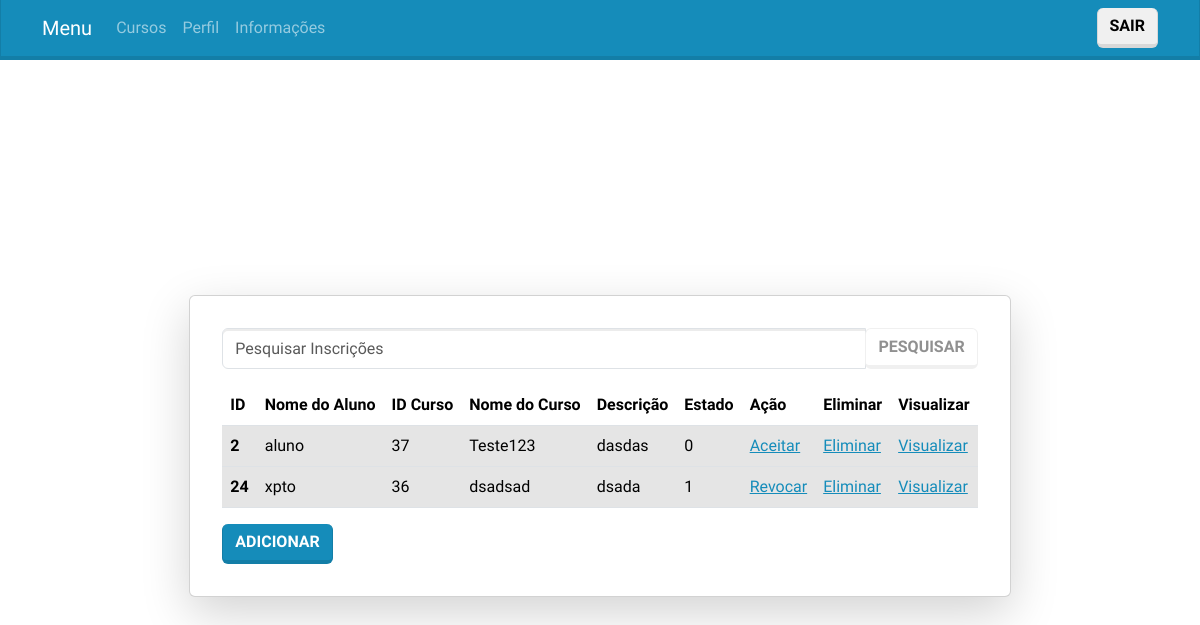
Page /paginas/gerirInscricoes.php (signed in) on the committed database.
### tables this page shows
CREATE TABLE `inscricao` (
  `id_utilizador` int(40) NOT NULL,
  `id_curso` int(40) NOT NULL,
  `descricao` varchar(200) NOT NULL,
  `estado` int(1) NOT NULL DEFAULT 0
);

CREATE TABLE `utilizador` (
  `id_utilizador` int(40) NOT NULL,
  `nome` varchar(60) NOT NULL,
  `pass` varchar(100) NOT NULL,
  `morada` varchar(100) NOT NULL,
  `email` varchar(100) NOT NULL,
  `telemovel` int(10) NOT NULL,
  `tipo_utilizador` int(1) NOT NULL DEFAULT 0
);

CREATE TABLE `curso` (
  `id_curso` int(40) NOT NULL,
  `nome` varchar(100) NOT NULL,
  `descricao` varchar(100) NOT NULL,
  `vagas` int(40) NOT NULL,
  `vagas_preenchidas` int(40) NOT NULL,
  `data_inicio` date NOT NULL,
  `data_fim` date NOT NULL,
  `metodo_selecao` varchar(100) NOT NULL
);

### paginas/gerirInscricoes.php (the view, shortened to what this page needs)
<!DOCTYPE html>
<?php
    include 'cabecalho.php';
?>
<?php if (!empty($_SESSION['tipo_utilizador']) && $_SESSION['tipo_utilizador'] >= 2) : ?>
<html lang="pt">
<head>
    <link rel="stylesheet" href="bootstrap.css">
</head>
<body>
    <div class="container d-flex justify-content-center align-items-center" style="height: 100vh;">
        <div class="card shadow-lg p-3 mb-5 bg-white rounded" style="margin-top: 20px;">
            <div class="card-body">
            <form method="GET" action="">
                    <div class="input-group mb-3">
                        <input type="text" class="form-control" name="search" placeholder="Pesquisar Inscrições" value="<?php echo isset($_GET['search']) ? $_GET['search'] : ''; ?>">
                        <div class="input-group-append">
                            <button class="btn btn-outline-secondary" type="submit">Pesquisar</button>
                        </div>
                    </div>
                </form>
                    <table class="table table-hover">
                        <thead>
                            <tr>
                                <th scope="col">ID</th>
                                <th scope="col">Nome do Aluno</th>
                                <th scope="col">ID Curso</th>
                                <th scope="col">Nome do Curso</th>
                                <th scope="col">Descrição</th>
                                <th scope="col">Estado</th>
                                <th scope="col">Ação</th>
                                <th scope="col">Eliminar</th>
                                <th scope="col">Visualizar</th>
                            </tr>
                        </thead>
                        <tbody>
                            <?php
                            $search = isset($_GET['search']) ? $_GET['search'] : '';
                            $searchQuery = $search ? "WHERE c.nome LIKE '%$search%'" : '';
                            if(isset($_GET['id'])){
                                $sql = "SELECT i.id_utilizador, u.nome AS nome_aluno, c.id_curso, c.nome AS nome_curso, c.descricao, i.estado
                                    FROM inscricao i
                                    INNER JOIN utilizador u ON i.id_utilizador = u.id_utilizador
                                    INNER JOIN curso c ON i.id_curso = c.id_curso
                                    WHERE i.id_curso = '{$_GET['id']}'
                                    $searchQuery";
                            }else{
                                $sql = "SELECT i.id_utilizador, u.nome AS nome_aluno, c.id_curso, c.nome AS nome_curso, c.descricao, i.estado
                                    FROM inscricao i
                                    INNER JOIN utilizador u ON i.id_utilizador = u.id_utilizador
                                    INNER JOIN curso c ON i.id_curso = c.id_curso
                                    $searchQuery";
                            }
                            $result = mysqli_query($conn, $sql);
                            if (!$result) {
                                echo "Error: " . mysqli_error($conn);
                            } else {
                                while ($row = mysqli_fetch_assoc($result)) {
                                    ?>
                                <tr class="table-active">
                                    <th scope="row"><?php echo $row['id_utilizador']; ?></th>
                                    <td><?php echo $row['nome_aluno']; ?></td>
                                    <td><?php echo $row['id_curso']; ?></td>
                                    <td><?php echo $row['nome_curso']; ?></td>
                                    <td><?php echo $row['descricao']; ?></td>
                                    <td><?php echo $row['estado']; ?></td>
                                    <?php if($row['estado'] == 0 ){ ?>
                                    <td><a href="aceitarInscricao.php?id=<?php echo $row['id_utilizador'] ?>&id_curso=<?php echo $row['id_curso'] ?>">Aceitar</a></td>
                                    <?php
                                    }else{
                                        ?>
                                        <td><a href="RevocarInscricao.php?id=<?php echo $row['id_utilizador'] ?>&id_curso=<?php echo $row['id_curso'] ?>">Revocar</a></td>
                                        <?php } ?>
                                    <td><a href="eliminarInscricao.php?id=<?php echo $row['id_utilizador'] ?>&id_curso=<?php echo $row['id_curso'] ?>">Eliminar</a></td>
                                    <td><a href="visualizarInscricao.php?id=<?php echo $row['id_utilizador'] ?>&id_curso=<?php echo $row['id_curso'] ?>">Visualizar</a></td>
                                </tr>
                                <?php
                                }
                            }
                            ?>
                        </tbody>
                    </table>
                <?php else : header("Erro.php");?>
                <?php endif; ?>
                <a type="button" class="btn btn-primary" href="AdicionarInscricaoFormulario.php">Adicionar</button></a>
            </div>
        </div>
    </div>
</body>
</html>

### rows in the picture
inscricao: id_utilizador "2", id_utilizador.nome "aluno", id_curso.id_curso "37", id_curso.nome "Teste123", id_curso.descricao "dasdas", estado "0"
inscricao: id_utilizador "24", id_utilizador.nome "xpto", id_curso.id_curso "36", id_curso.nome "dsadsad", id_curso.descricao "dsada", estado "1"
